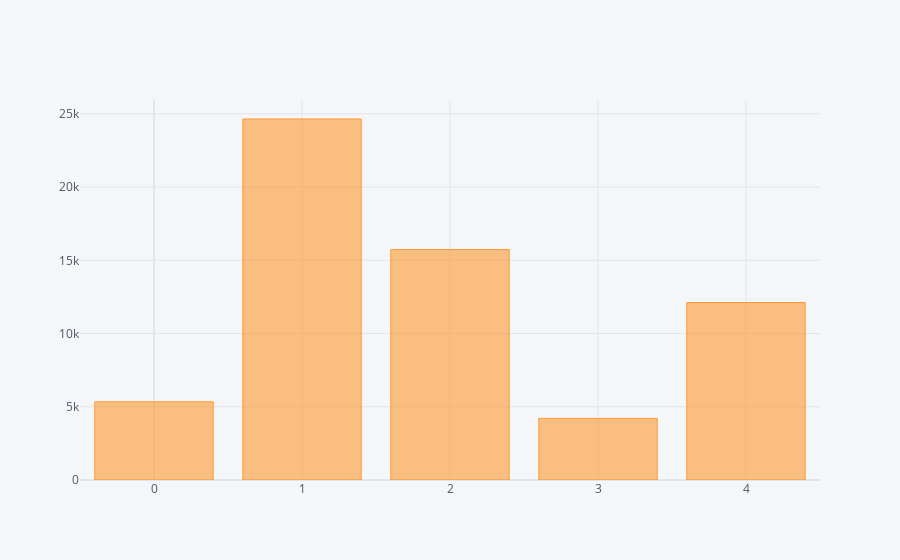

The cell this chart's notebook holds for it:
### Code cell
ba = pd.read_csv("data_f.csv",encoding='utf-8',engine='python')
ba.iplot(kind = 'bar',x = 'K_Cluster',y = 'count')

### Figure 1 — Plotly figure (JSON) as saved in the notebook; plotly's stock layout.template omitted (floating-point values rounded to 4 significant figures)
{"data": [{"marker": {"color": "rgba(255, 153, 51, 0.6)", "line": {"color": "rgba(255, 153, 51, 1.0)", "width": 1}}, "name": "count", "orientation": "v", "text": "", "type": "bar", "x": [0, 1, 2, 3, 4], "y": [5338, 24648, 15734, 4206, 12118]}], "layout": {"legend": {"bgcolor": "#F5F6F9", "font": {"color": "#4D5663"}}, "paper_bgcolor": "#F5F6F9", "plot_bgcolor": "#F5F6F9", "title": {"font": {"color": "#4D5663"}}, "xaxis": {"gridcolor": "#E1E5ED", "showgrid": true, "tickfont": {"color": "#4D5663"}, "title": {"font": {"color": "#4D5663"}, "text": ""}, "zerolinecolor": "#E1E5ED"}, "yaxis": {"gridcolor": "#E1E5ED", "showgrid": true, "tickfont": {"color": "#4D5663"}, "title": {"font": {"color": "#4D5663"}, "text": ""}, "zerolinecolor": "#E1E5ED"}}}
